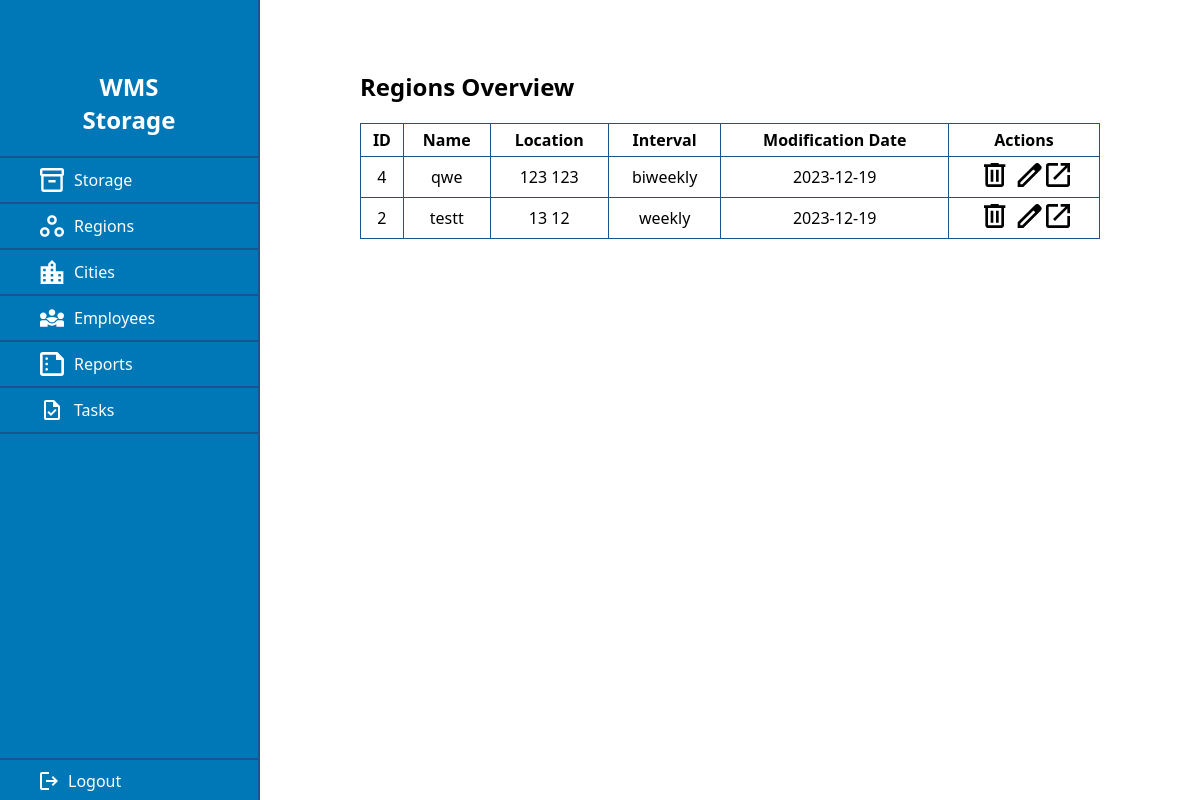
The page /view/regions/regions.php (signed in) on the database its author committed.
### tables this page shows
CREATE TABLE `regions` (
  `id` int(11) NOT NULL,
  `name` varchar(256) NOT NULL,
  `lat` int(11) NOT NULL,
  `lon` int(11) NOT NULL,
  `collection_interval` varchar(100) NOT NULL,
  `threshold` int(11) NOT NULL,
  `budget` int(11) NOT NULL,
  `modification_date` date NOT NULL
);

### controller/ControllerRegions.php (called while the page is built, shortened)
<?php
class ControllerRegions
{
    private $entity;
    public function __construct()
    {
        $this->entity = new Region();
    }
    public function getAllRecords()
    {
        $queryResult =  $this->entity->getAll();
        if ($queryResult->num_rows > 0) {
            $fetchResult = $queryResult->fetch_all(MYSQLI_ASSOC);
            return $fetchResult;
        }
        return false;
    }
}

### model/Region.php (called while the page is built, shortened)
<?php
class Region
{
    private $db;
    private $table = 'regions';
    public function __construct()
    {
        $this->db = new Database();
    }
    public function getAll()
    {
        try {
            $result = $this->db->queryRaw("SELECT * FROM $this->table");
            return $result;
        } catch (Exception $e) {
            var_dump($e->getMessage());
            return $e;
        }
        return false;
    }
}

### database/index.php (called while the page is built, shortened)
<?php
class Database
{
    private $connection;
    public function __construct(String $username = Constants::DB_USER, String $password = Constants::DB_PASSWORD)
    {
        $this->connection = new mysqli(Constants::DB_HOST, $username, $password, Constants::DB_NAME);
    }
    public function queryRaw(String $query): mysqli_result|String
    {
        try {
            return $this->connection->query($query);
        } catch (Exception $e) {
            return $e->getMessage();
        }
    }
}
?>

### view/regions/regions.php (the view, shortened to what this page needs)
<?php
$controller = new ControllerRegions();
$records = $controller->getAllRecords();
$records = is_array($records) ? $records : [];
function editActionHTML($id)
{
    return  "
        <td class='storage-table-data'>
        <button class='storage-table-data-delete-btn' onclick='deleteItem($id)'>
            <svg width='22' height='24' viewBox='0 0 22 24' fill='none' xmlns='http://www.w3.org/2000/svg'>
                <path d='M4 24C3.26667 24 2.63889 23.7389 2.11667 23.2167C1.59444 22.6944 1.33333 22.0667 1.33333 21.3333V4H0V1.33333H6.66667V0H14.6667V1.33333H21.3333V4H20V21.3333C20 22.0667 19.7389 22.6944 19.2167 23.2167C18.6944 23.7389 18.0667 24 17.3333 24H4ZM17.3333 4H4V21.3333H17.3333V4ZM6.66667 18.6667H9.33333V6.66667H6.66667V18.6667ZM12 18.6667H14.6667V6.66667H12V18.6667Z' fill='black'/>
            </svg>
        </button>
        <a href='./regions_review.php?edit=true&id=$id'>
            <svg width='25' height='24' viewBox='0 0 25 24' fill='none' xmlns='http://www.w3.org/2000/svg'>
                <path
                    d='M3.33341 21.3333H5.23342L18.2667 8.3L16.3667 6.4L3.33341 19.4333V21.3333ZM0.666748 24V18.3333L18.2667 0.766667C18.5334 0.522222 18.8279 0.333333 19.1501 0.2C19.4723 0.0666667 19.8112 0 20.1667 0C20.5223 0 20.8667 0.0666667 21.2001 0.2C21.5334 0.333333 21.8223 0.533333 22.0667 0.8L23.9001 2.66667C24.1667 2.91111 24.3612 3.2 24.4834 3.53333C24.6056 3.86667 24.6667 4.2 24.6667 4.53333C24.6667 4.88889 24.6056 5.22778 24.4834 5.55C24.3612 5.87222 24.1667 6.16667 23.9001 6.43333L6.33342 24H0.666748ZM17.3001 7.36667L16.3667 6.4L18.2667 8.3L17.3001 7.36667Z'
                    fill='black' />
            </svg>
        </a>
        <a href='./regions_review.php?id=$id'>
            <svg width='24' height='24' viewBox='0 0 24 24' fill='none' xmlns='http://www.w3.org/2000/svg'>
                <path
                    d='M2.66667 24C1.93333 24 1.30556 23.7389 0.783333 23.2167C0.261111 22.6944 0 22.0667 0 21.3333V2.66667C0 1.93333 0.261111 1.30556 0.783333 0.783333C1.30556 0.261111 1.93333 0 2.66667 0H12V2.66667H2.66667V21.3333H21.3333V12H24V21.3333C24 22.0667 23.7389 22.6944 23.2167 23.2167C22.6944 23.7389 22.0667 24 21.3333 24H2.66667ZM8.93333 16.9333L7.06667 15.0667L19.4667 2.66667H14.6667V0H24V9.33333H21.3333V4.53333L8.93333 16.9333Z'
                    fill='black' />
            </svg>
        </a>
    </td>";
}
?>
<!DOCTYPE html>
<html lang="en">
<head>
    <link rel="stylesheet" href="../../css/index.css">
</head>
<body>
    <?php include("../header.php"); ?>
    <main class="storage-main">
        <h2 class="storage-header">Regions Overview</h2>
        <section class="storage-table-wrapper">
            <table class="storage-table">
                <tr class="storage-table-header">
                    <th class="storage-table-header-data">ID</th>
                    <th class="storage-table-header-data">Name</th>
                    <th class="storage-table-header-data">Location</th>
                    <th class="storage-table-header-data">Interval</th>
                    <th class="storage-table-header-data">Modification Date</th>
                    <th class="storage-table-header-data">Actions</th>
                </tr>
                <?php
                if (sizeof($records) > 0) {
                    $records = array_reverse($records);
                    foreach ($records as $record) {
                        $id = $record['id'];
                        $name = $record['name'];
                        $coordinates = $record['lat'] . " " . $record['lon'];
                        $collection_interval = $record['collection_interval'];
                        $date = $record['modification_date'];
                        echo "<tr>";
                        echo "<td class='storage-table-data'>$id</td>";
                        echo "<td class='storage-table-data'>$name</td>";
                        echo "<td class='storage-table-data'>$coordinates</td>";
                        echo "<td class='storage-table-data'>$collection_interval</td>";
                        echo "<td class='storage-table-data'>$date</td>";
                        echo editActionHTML($id);
                        echo "</tr>";
                    }
                } else {
                    echo "<tr><td colspan='12' align='center'>No information.</td></tr>";
                }
                ?>
            </table>
        </section>
    </main>
</body>
</html>

### css/index.css (style rules this page uses)
:root { --light-blue: #0077b6; --dark-blue: #16558f; --white: #ffffff; --gray: #d9d9d9; --brown: #987654; --green: #00a86b; --red: #800020; --light-green: #77b600; --dark-green: #243700; }
* { box-sizing: border-box; font-family: "Segoe UI", Tahoma, Geneva, Verdana, sans-serif; }
html, body { padding: 0; margin: 0; background-color: var(--white); }
body { display: flex; }
main { flex-grow: 1; padding: 50px 20px; }
a:visited, a:link, a:active, a:hover { text-decoration: none; color: inherit; background-color: inherit; }
.storage-main { padding: 50px 100px 20px; }
.storage-table { border-collapse: collapse; width: 100%; }
.storage-table-header-data, .storage-table-data { border: 1px solid var(--dark-blue); padding: 5px 5px; text-align: center; }
.storage-table-row, .storage-table-data { border: 1px solid var(--dark-blue); }
.storage-table-data-delete-btn { background-color: transparent; border: none; cursor: pointer; }

### rows shown on the page
regions: id "4", name "qwe", coordinates "123 123", collection_interval "biweekly", modification_date "2023-12-19"
regions: id "2", name "testt", coordinates "13 12", collection_interval "weekly", modification_date "2023-12-19"

### other values the page prints
$header "Storage"
